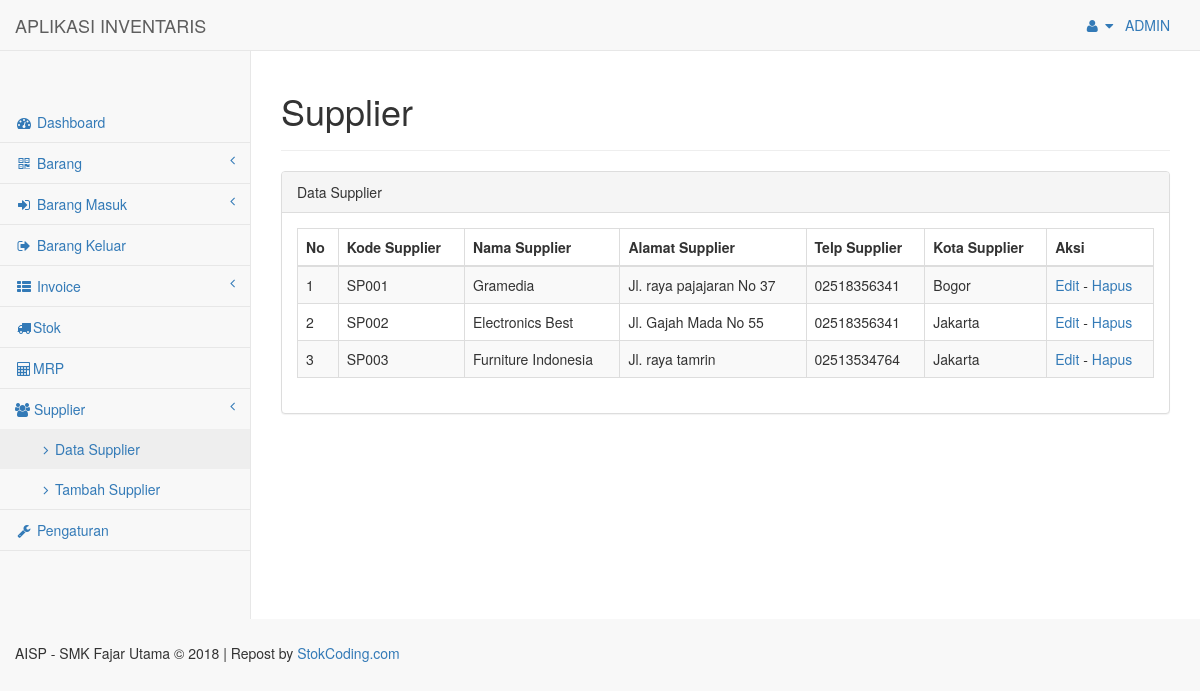
Screenshot of /supplier.php (signed in) with the database file from the repository.
### tables this page shows
CREATE TABLE `tbl_supplier` (
  `kode_supplier` varchar(5) NOT NULL,
  `nama_supplier` varchar(35) NOT NULL,
  `alamat_supplier` varchar(50) NOT NULL,
  `telp_supplier` varchar(25) NOT NULL,
  `kota_supplier` varchar(20) NOT NULL
);

### config/Class_Supplier.php (called while the page is built, shortened)
<?php
class Class_Supplier
{
   function tampil_data()
    {
        include("config.php");
        $sql = "select * from tbl_supplier";
        $data = mysqli_query($conn,$sql);
        $data1 = mysqli_num_rows($data);
        if ($data1 == 0) {
            echo "<div class='alert alert-danger'>Tidak ada data</div>";
        }
        else{
            while ($d=mysqli_fetch_assoc($data)) {
                $hasil[] = $d;
            }
            return $hasil;
        }
    }
}
 ?>

### supplier/data_supplier.php (the view)
<div class="row">
    <div class="col-lg-12">
        <div class="page-header">
            <h1>Supplier</h1>
        </div>
    </div>
</div>
<div class="row">
    <div class="col-lg-12">
        <div class="panel panel-default">
            <div class="panel-heading">
                Data Supplier
            </div>
            <div class="panel-body">
                <table width="100%" class="table table-striped table-bordered table-hover" cellpadding="0" cellspacing="0" id="dataTables-example">
                    <thead>
                        <tr>
                           <th>No</th>
                            <th>Kode Supplier</th>
                            <th>Nama Supplier</th>
                            <th>Alamat Supplier</th>
                            <th>Telp Supplier</th>
                            <th>Kota Supplier</th>
                            <th>Aksi</th>
                        </tr>
                    </thead>
                    <tbody>
    <?php
    $no = 1;
    if (is_array($cs->tampil_data()) && count($cs->tampil_data()) > 0) {
    foreach ($cs->tampil_data() as $row) {
     ?>
                    <tr>
                        <td><?=$no++?></td>
                            <td><?=$row['kode_supplier']?></td>
                            <td><?=$row['nama_supplier']?></td>
                            <td><?=$row['alamat_supplier']?></td>
                            <td><?=$row['telp_supplier']?></td>
                            <td><?=$row['kota_supplier']?></td>
                            <td><a href="supplier.php?id=<?=$row['kode_supplier']?>&page=updatesupplier">Edit</a> - <a href="supplier.php?hapus&id=<?=$row['kode_supplier']?>" onclick="return confirm('Yakin mau dihapus?');">Hapus</a></td>
                    </tr>
    <?php }
}?>
                    </tbody>
                </table>
            </div>
        </div>
    </div>
</div>

### rows the page displays
tbl_supplier: kode_supplier "SP001", nama_supplier "Gramedia", alamat_supplier "Jl. raya pajajaran No 37", telp_supplier "02518356341", kota_supplier "Bogor"
tbl_supplier: kode_supplier "SP002", nama_supplier "Electronics Best", alamat_supplier "Jl. Gajah Mada No 55", telp_supplier "02518356341", kota_supplier "Jakarta"
tbl_supplier: kode_supplier "SP003", nama_supplier "Furniture Indonesia", alamat_supplier "Jl. raya tamrin", telp_supplier "02513534764", kota_supplier "Jakarta"

### other values shown
$_SESSION["username"] "ADMIN"
